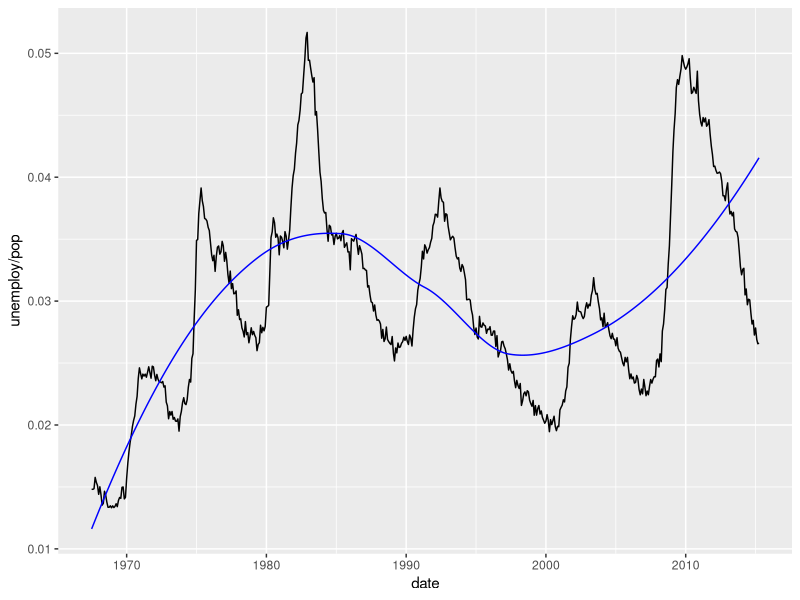

Write R code to recreate this figure.
library(ggplot2)
l <- loess(unemploy / pop ~ as.numeric(date), economics)
economics$yhat <- fitted(l)
ggplot(economics) + 
  geom_line(aes(date, unemploy / pop)) +
  geom_line(aes(date, yhat), color = "blue")
